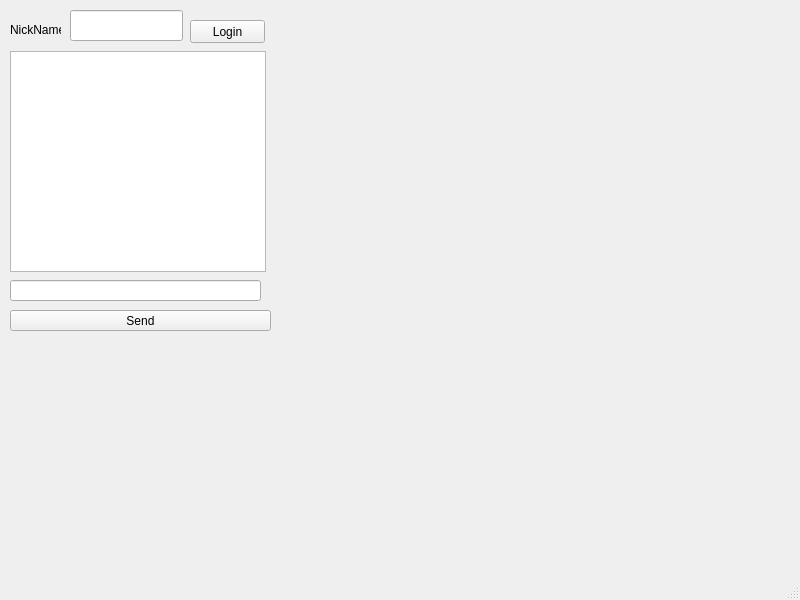
<?xml version="1.0" encoding="UTF-8"?>
<ui version="4.0">
 <class>MainWindow</class>
 <widget class="QMainWindow" name="MainWindow">
  <property name="geometry">
   <rect>
    <x>0</x>
    <y>0</y>
    <width>800</width>
    <height>600</height>
   </rect>
  </property>
  <property name="windowTitle">
   <string>MainWindow</string>
  </property>
  <widget class="QWidget" name="centralwidget">
   <widget class="QTextBrowser" name="textBrowser">
    <property name="geometry">
     <rect>
      <x>10</x>
      <y>51</y>
      <width>256</width>
      <height>221</height>
     </rect>
    </property>
   </widget>
   <widget class="QLineEdit" name="lineEdit">
    <property name="geometry">
     <rect>
      <x>10</x>
      <y>280</y>
      <width>251</width>
      <height>21</height>
     </rect>
    </property>
   </widget>
   <widget class="QPushButton" name="pushButton">
    <property name="geometry">
     <rect>
      <x>10</x>
      <y>310</y>
      <width>261</width>
      <height>21</height>
     </rect>
    </property>
    <property name="text">
     <string>Send</string>
    </property>
   </widget>
   <widget class="QPushButton" name="pushButton_2">
    <property name="geometry">
     <rect>
      <x>190</x>
      <y>20</y>
      <width>75</width>
      <height>23</height>
     </rect>
    </property>
    <property name="text">
     <string>Login</string>
    </property>
   </widget>
   <widget class="QLineEdit" name="lineEdit_2">
    <property name="geometry">
     <rect>
      <x>70</x>
      <y>10</y>
      <width>113</width>
      <height>31</height>
     </rect>
    </property>
   </widget>
   <widget class="QLabel" name="label">
    <property name="geometry">
     <rect>
      <x>10</x>
      <y>20</y>
      <width>51</width>
      <height>20</height>
     </rect>
    </property>
    <property name="text">
     <string>NickName</string>
    </property>
   </widget>
  </widget>
  <widget class="QMenuBar" name="menubar">
   <property name="geometry">
    <rect>
     <x>0</x>
     <y>0</y>
     <width>800</width>
     <height>22</height>
    </rect>
   </property>
  </widget>
  <widget class="QStatusBar" name="statusbar"/>
 </widget>
 <resources/>
 <connections/>
</ui>
